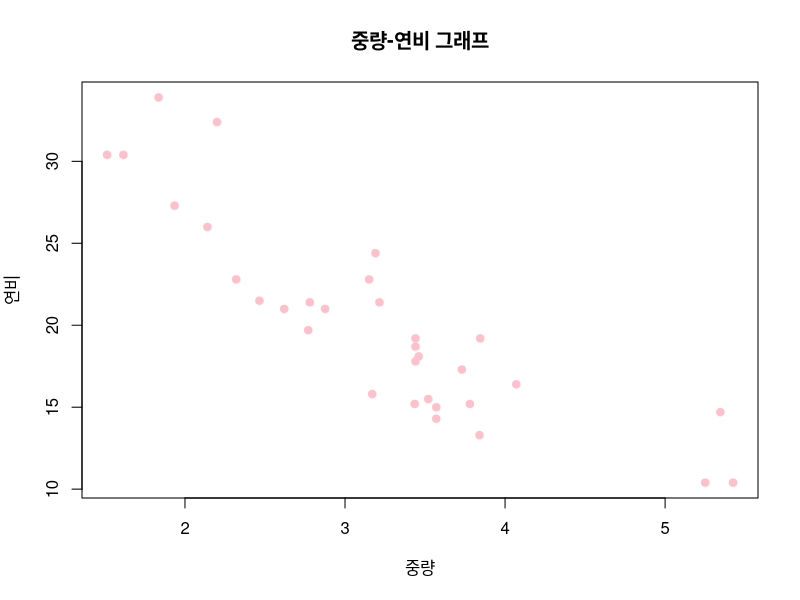
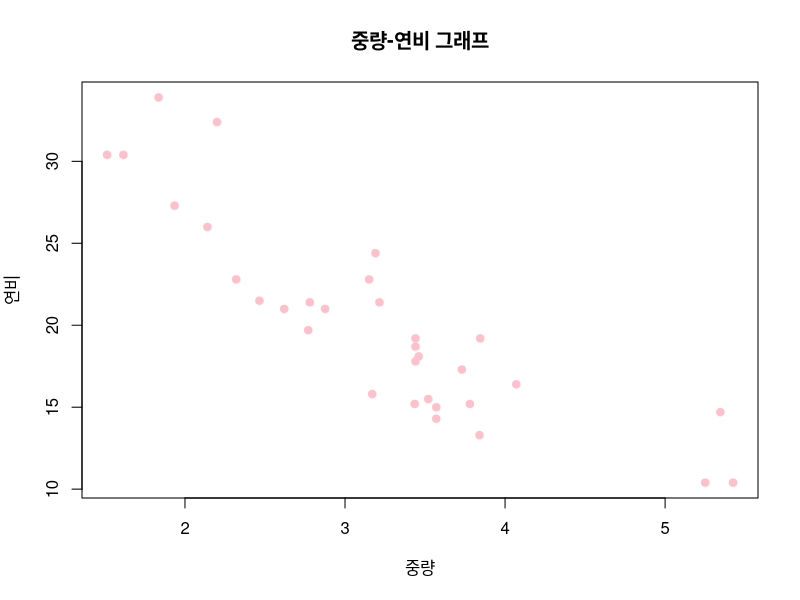
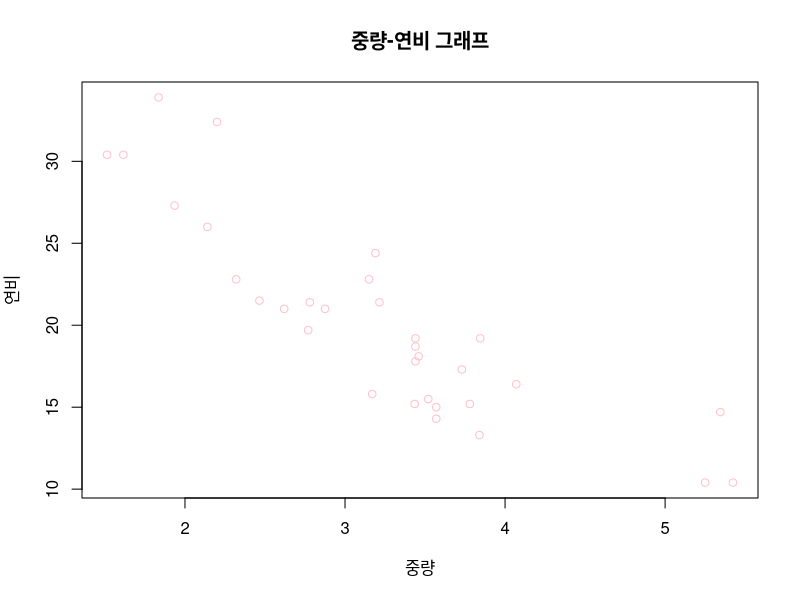
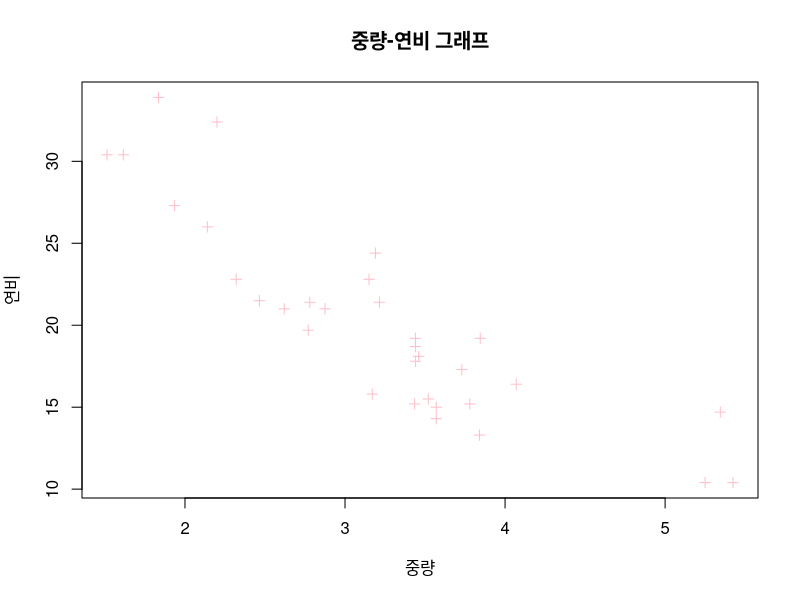
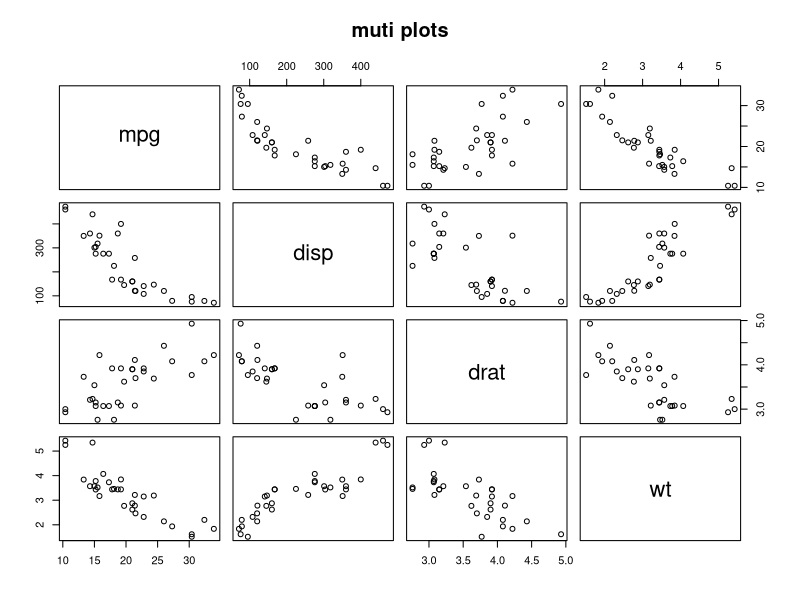
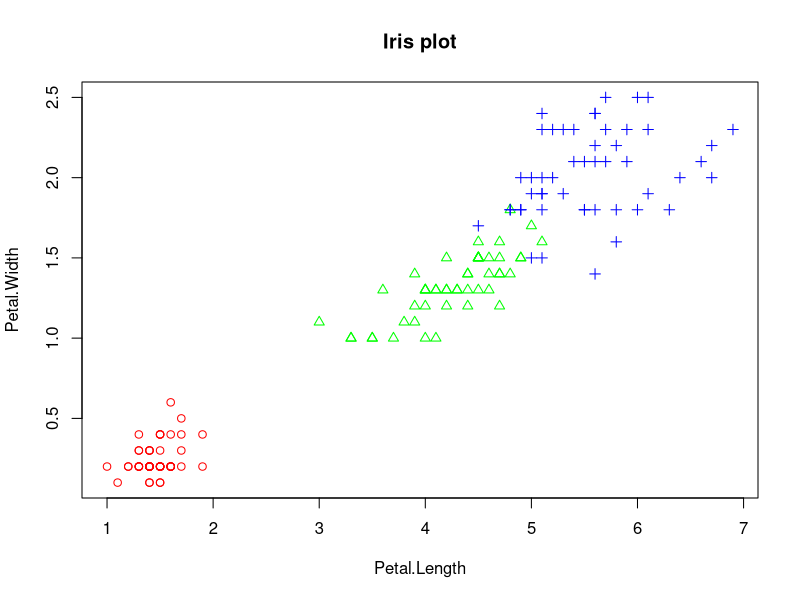
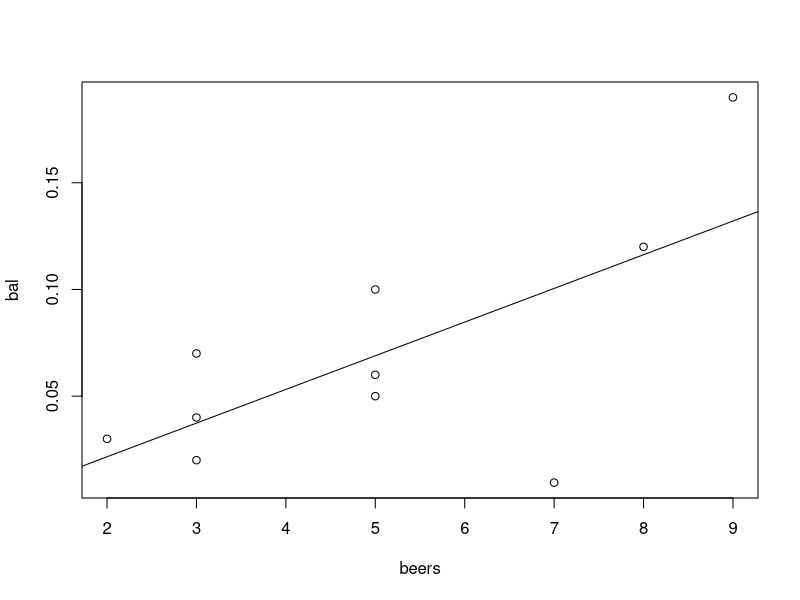
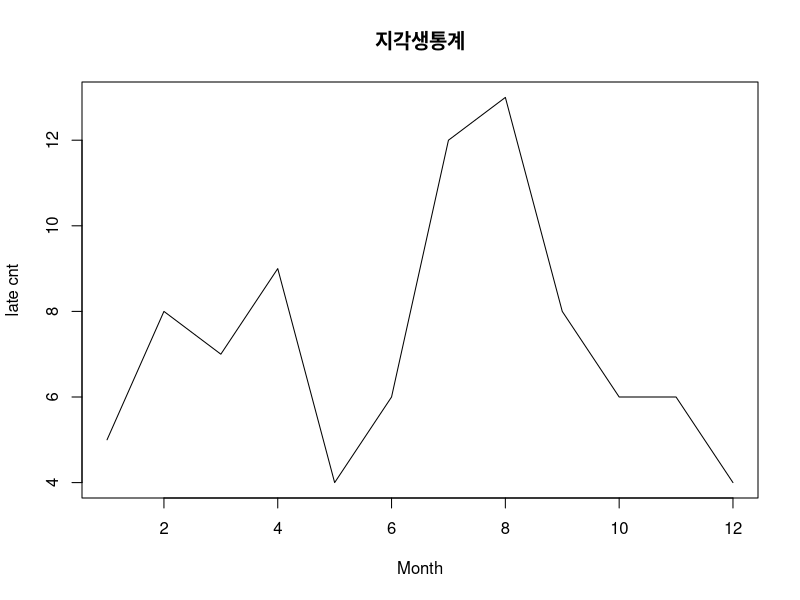

Recreate these plots in R, in order.
#
#6일차
#2019-12-03
#
#분석하기전에  str,class,head 등을 해준다. 그래야 어떤 방향으로 분석할 지 알 수 있다.
#즉 범주형+일변량인지, 범주형+다변량, 연속형+일변량인지 등등 을 확인해볼 수 있다.
#그래야 막대그래프 그리는지, 히스토그램 그리는지 등을 알 수 있다. 예를 들어 연속형이면 평균구해봐서 좀 이상하다 싶으면 이상치 있는지 보는 것등을 해주면 된다.고

#ex) str을 해서 num 으로 되어있으면 연속형이다. 
# 그러나 숫자형이더라도 범주형일 수 있다. (ex) head함수써봐서 만약 4,6,8만 있다면 범주형일수도 있다.)

#예를 들면 mtcars#cyl 을 보면
mtcars
mtcars$cyl
class(mtcars$cyl)
#(과제HW5)숫자형이지만 4,6,8 3가지로만 구성되어있으므로 연속형보다는  범주형으로 보고 분석해야한다. 
# 그래서 cyl 에 대해서는 도수분포표를 만들고, 막대그래프를 그린다.
# 해석을 하는게 중요하다.




#다중변수(다변량) 자료 탐색
#두 변수 사이의 산점도
#산점도(scatter plot) - 2변수로 구성된 자료의 분포를 알아보는 그래프 , 관측값들의 분포를 통해 2변수 사이의 관계파악

wt <- mtcars$wt
mpg <- mtcars$mpg
plot(wt, mpg,main="중량-연비 그래프", xlab="중량",ylab="연비",col="pink",pch=19)   #pch 는 점 모양(0~25까지 가능) 
plot(mtcars$wt, mtcars$mpg,main="중량-연비 그래프", xlab="중량",ylab="연비",col="pink",pch=19)
plot(mtcars[,c("wt","mpg")],main="중량-연비 그래프", xlab="중량",ylab="연비",col="pink",pch=1)
plot(mpg~wt,data=mtcars,main="중량-연비 그래프", xlab="중량",ylab="연비",col="pink",pch=3)
#중량이 낮아지면 연비는 높다. (이런걸 상관분석이라 한다. 상관분석 할때 산점도 많이 씀)
#중량이 높아지면 연비는 낮다. 두 변수는 음의 상관관계를 갖는다.





#여러 변수들간의 산점도
vars <- c("mpg","disp","drat","wt")       #벡터생성(변수이름)
target <- mtcars[,vars]
head(target)
pairs(target, main="muti plots")     #이변량 이상인 다변량일때 산점도를 그려주는 함수는 pairs 다.
#산점도에서 대각선이면 l두변수간에 관계가 있다. 분포가 일정하지 않거나 모여있거나 이러면 두변수 사이에 관계가 없다고 보면 된다.




#그룹정보가 있는 두변수의 산점도 
iris.2 <- iris[,3:4]                  
point <- as.numeric(iris$Species)      #품종은 범주형(그룹)이다. 근데 문자여서 숫자로 바꿔준다. 
point                                 #품종별로 꽃잎의 길이와 폭을 볼 것 이다.(우리의 궁극적 목적은 꽃잎의 길이와 폭의 관계를 보는 것이다, 하지만 그룹별로 나눠봄)
color <- c("red","green","blue")
plot(iris.2,main="Iris plot", pch=c(point),col=color[point])

#길이와 폭 의 양의 상관관계를 확인했고, 뿐만 아니라 그룹별 정보도 알수 있다.
#빨간색 품종은 대체적으로 길이와 폭이 짧다. 파란색 품종은 길이도 길고, 폭도 넓다. 
#pdf 상관분석 확인하자
#상관계수 는 -1과 1 사이 에 있는데. -1에 가까우면 음의 상관관계/ +1에 가까우면 양의 상관관계, 
#대체적으로 기준을 0.5 로 잡는데 0.5 이상이면 상관관계가 높다. -0.5 이하이면 상관관계가 높다 라고 한다. 
#다변량일땐 상관분석을 하고, 상관분석을 하기위해 시각화하는 도구로 산점도를 쓴다.



#상관분석
beers <- c(5,2,9,8,3,7,3,5,3,5)
bal <- c(0.1,0.03,0.19,0.12,0.04,0.0095,0.07,0.06,0.02,0.05)
tb1 <- data.frame(beers,bal)
tb1
   ###1. 산점도를 그려보자.
plot(bal~beers,data=tb1)   #맥주잔 몇잔을 먹었냐에 따라 혈중 알코올 농도를 볼 수 있다.(산점도를 보면 어느정도 상관간계가 있다고 볼 수 있다)
  
   ###2. 회귀식을 도출하자 (lm함수이용)
res <- lm(bal~beers,data=tb1)
res
   #==> 회귀식: y=wx+b (x는 독립변수, y는 종속변수, w는 weight, b 는 bias)
   #==> y=0.01578x-0.00995

   ###3.회귀선을 그려보자. (몇잔을 먹었을 때 혈중 알코올 농도가 어떻게 되는지 보여주는 최적의 예측선이 회귀선이다.)
abline(res)   

   ###4.상관계수 r(상관관계를 정확한 수치로 보자)
cor( tb1[,1:2])         #이변량 상관계수 ( 0.67 은 0.5를 넘으니 강한 상관관계, 양수니까 양의 상관관계)
cor( iris[,1:4])        #다변량 상관계수


#산점도 그리고 회귀식 그리고 상관계수 구하는 것이 상관분석이다. 상관분석을 통해 여러변수들의 상관관계를 파악할수 있다.



#상관분석 순서 (절대적인 것은 아니지만 활용해라)
#
#1. 상관분석 대상 변수선정
#2. 산점도 작성( 관측값 분포 확인 ) : plot()
#3. 회귀식 도출 : lm()
#   (회귀식 : 두 변수의 선형관계를 가장 잘 나타낼 수 있는 선의 식)
#   (y = xw + b)
#4. 회귀선을 산점도에 표시 : abline()
#   (회귀선 : 관측값들의 추세를 가장 잘 나타낼 수 있는 선)
#5. 상관계수 계산 : cor()
#6. 상관분석 결과 해석



 

#시계열 Data - 선그래프(시각화 도구)  

month <- 1:12
late <- c(5,8,7,9,4,6,12,13,8,6,6,4)
plot(month,late,main="지각생통계", type="l",lty=1,lwd=1,xlab="Month",ylab="late cnt")
plot(month,late,main="지각생통계", type="b",lty=1,lwd=1,xlab="Month",ylab="late cnt")
plot(month,late,main="지각생통계", type="o",lty=1,lwd=1,xlab="Month",ylab="late cnt")
plot(month,late,main="지각생 통계",type="s",lty=1,lwd=1,xlab="Month",ylab="late cnt")                       
#type 은 그래프 모양 결정, lty 는 선의 모양, lwd 는 선의 두께
#x축에 시간 정보가 들어가는 것이 시계열 데이터다.



#복수의 선 그래프
late1 <- c(5,8,7,9,4,6,12,13,8,6,6,4)
late2 <- c(4,6,5,8,7,8,10,11,6,5,7,3)
plot(month,late1,main="지각생통계",type="b",lty=1,col="red",xlab="Month",ylab="late cnt",ylim=c(1,15))
lines(month,late2,type="b",col="blue")


#문제 정의 -> Data 수집 -> Data 전처리 가공 -> 탐색적 data 분석 -> Data 분석 -> 보고서


# 자료 탐색 실습 - 탐색적 데이터 분석 (절대적인것은 아님)
#탐색적 데이터 분석을 통해 data 이해 가능 (data set 에 대한 이해/ 문제 정의 검증/ 문제 정의에 대한 1차 결과 파악)

#
# 0단계 : 문제 정의
# 1단계 : 분석 대상 데이터셋 준비
#         BostonHousing 데이터셋 (mlbench pac.)
install.packages("mlbench")
library( mlbench )
data("BostonHousing")
class(BostonHousing)
dim(BostonHousing)
str(BostonHousing)
head(BostonHousing)
tail(BostonHousing)

#crim : 1인당 범죄율/  rm: 주택 1가구당 방수/ dis : 보스턴 5개 지역센터까지의 거리
#tax : 재산세율 / medv : 주택가격

myds <- BostonHousing[,c("crim","rm","dis","tax","medv")]
str(myds)   #수치형이더라도 범주형일 수도 있다. 그럴땐 vector 하나씩 출력해서 확인하면 된다. 

# 2단계 : 파생변수 추가
#       : grp 변수 추가(주택가격상중하)
grp <- c()
for(i in 1:nrow(myds)){                          #1부터 506까지 반복해라 , 즉 i 는 1, 2, 3, ...506
  if(myds$medv[i]>=25.0){
    grp[i] <- "H"
  } else if (myds$medv[i] <= 17.0) {
    grp[i] <- "L"
  } else {
    grp[i] <- "M"
  }
}
grp <- factor(grp)
grp <- factor(grp,levels=c("H","M","L"))
myds <- data.frame(myds,grp)
head(myds)

# 3단계 : 데이터셋의 형태와 기본적인 내용 파악
str(myds)
head(myds)
table(myds$grp)      #factor 타입 있으니까 도수분포표정도는 만들어볼 수 있다.


#4단계 : 히스토그램에 의한 관측값의 분포 확인
par( mfrow=c(2,3))
for(i in 1:5) {
  hist(myds[,i],main=colnames(myds)[i],
       col="yellow")
}                                                        #str 보면 변수5개는 전부 연속형이다.( 범주형 아님) -> 히스토그램 그려봄
par(mfrow=c(1,1))                                     #히스토그램은 rm 처럼 정규분포모양(종모양) 이 나오는게 제일 좋다.

#crim 범죄율은 한쪽에 치우침, rm 정규분포모양이다. tax 은 모양이 이상함. medv 도 완전하진 않지만 종모양이다.


                              
#5단계 : 상자그림에 의한 관측값의 분포 확인
par( mfrow=c(2,3))
for(i in 1:5) {
  boxplot(myds[,i],main=colnames(myds)[i])
}                                                        #str 보면 변수5개는 전부 연속형이다.( 범주형 아님) -> 히스토그램 그려봄
par(mfrow=c(1,1))  

#상자그림을 통해 분포와 이상치 볼 수 있다. 범죄율 이상치 많다/ tax 는 이상치 없다. 
#나중에 전처리 할때 이상치 처리를 해줘야한다.
#세금은 높은 편이다. 란 정보도 얻을 수 있다.

#6단계 : 그룹별 관측값 분포 확인
boxplot(myds$crim~myds$grp,main="1인당범죄율") #집값 낮은 곳이 범죄율 높다다
boxplot(myds$rm~myds$grp, main="방의 개수")  #집값이 높을 수록 방의 수도 높다
#이런식으로 다른것도 확인 가능

#7단계 : 다중 산점도를 통한 변수 간 상관 관계 확인
pairs(myds[,-6])
 #rm과 medv 가 상관관계가 있어보인다. 

#8단계 : 그룹 정보를 포함한 변수 간 상관관계 확인
point <- as.integer(myds$grp)
color <- c("red","green","blue")
pairs(myds[,-6],pch=point, col=color[point])

 #iris .를 품종별로 나타낸것처럼 grp 로 나눠서 쓴다. (7단계와 8단계는 똑같으나 8단계는 그룹별로 확인)

#9단계 : 변수 간 상관계수 확인
cor(myds[,-6])


